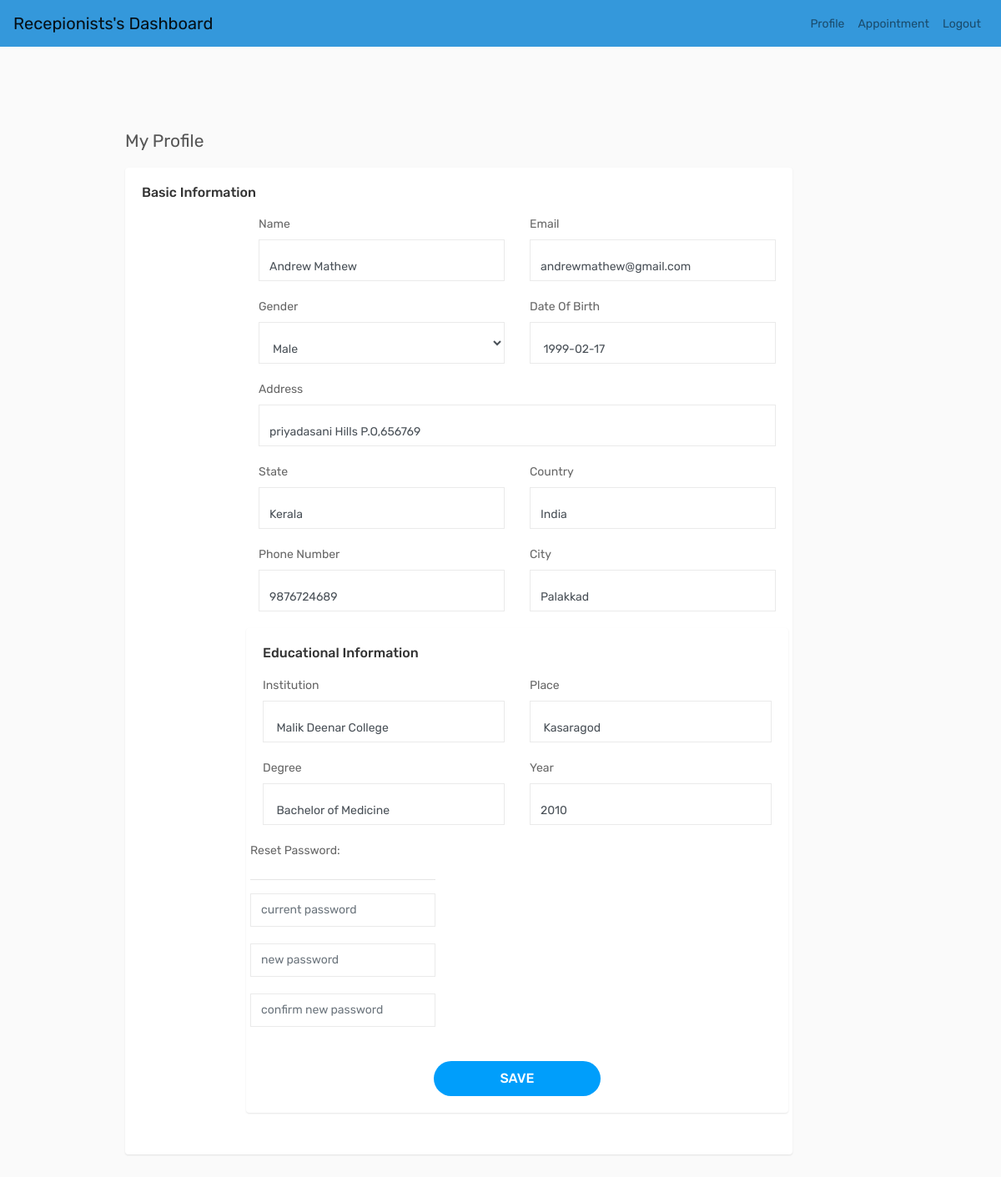
The page /rep_profile (signed in) on the database as committed earlier.
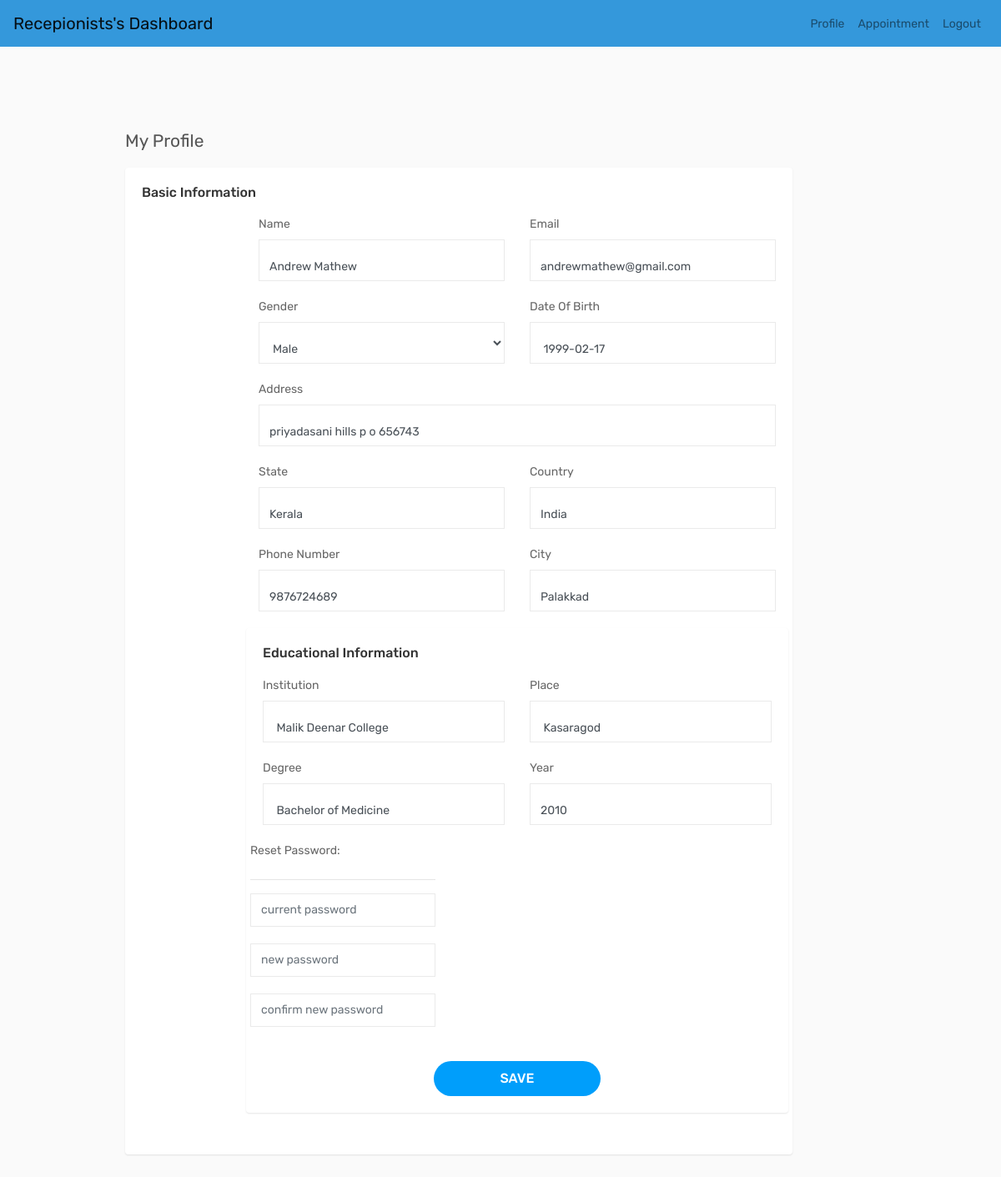
The same page on the database as committed later.
### eyeapp/models.py (models this page shows, shortened)
class Rep(models.Model):
    user = models.ForeignKey(CustomUser, on_delete=models.CASCADE, blank=True, null=True)
    Name = models.CharField(max_length=110)
    dob = models.CharField(max_length=50, blank=True, null=True)
    city = models.CharField(max_length=110,blank=True, null=True)
    address = models.CharField(max_length=50, blank=True, null=True)
    phn = models.IntegerField()
    gender = models.CharField(max_length=10, choices=[('Male', 'Male'), ('Female', 'Female'), ('Others', 'Others')], blank=True, null=True)
    state = models.CharField(max_length=100, null=True, blank=True)
    country = models.CharField(max_length=100, null=True, blank=True)
    institution = models.CharField(max_length=100, null=True, blank=True)
    subject = models.CharField(max_length=100, null=True, blank=True)
    degree = models.CharField(max_length=100, null=True, blank=True)
    year = models.CharField(max_length=100, null=True, blank=True)
    reset_password = models.CharField(max_length=128, null=True, blank=True)  # New field for reset password

### eyeapp/views.py (the view, shortened to what this page needs)
# urls.py: path('rep_profile',views.rep_profile,name="rep_profile"),
def rep_profile(request):
    user = request.user
    print(user)
    user_profile = Rep.objects.get(user=user)
    context = {
        'user': user,
        'user_profile': user_profile
    }
    return render(request, 'rep_profile.html', context)

### eyeapp/models.py (called while the page is built)
    def __str__(self):
        return self.email

### templates/rep_profile.html (shortened to what the changed rows need)
<!DOCTYPE html>
{% load static %}
<html lang="en">
<head>
    <link rel="stylesheet" type="text/css" href="{% static 'assets/css/bootstrap.min.css'%}">
    <link rel="stylesheet" type="text/css" href="{% static 'assets/css/font-awesome.min.css'%}">
    <link rel="stylesheet" type="text/css" href="{% static 'assets/css/style.css'%}">
</head>
<body style="background-image: url('https://t4.ftcdn.net/jpg/04/24/30/93/360_F_424309320_UkOxg2z3sq7yXwGnWCO6xBXkRI4byhnI.jpg'); background-size: cover; background-repeat: repeat;">
    <div class="main-wrapper" style="padding-right:200px;">
        <div class="page-wrapper">
            <div class="content">
                <form method="post" enctype="multipart/form-data">
                    <div class="card-box">
                        <div class="row">
                            <div class="col-md-12">
                                <div class="profile-basic">
                                    <div class="row">
                                        <div class="col-md-6">
                                            <div class="form-group form-focus">
                                                <input type="text" class="form-control floating"
                                                    value="{{ user_profile.Name }}" name="Name">
                                            </div>
                                        </div>
                                        <div class="col-md-6">
                                            <div class="form-group form-focus select-focus">
                                                <select class="select form-control floating" name="gender">
                                                    <option value="Male" {% if user_profile.gender == 'Male' %}
                                                        selected {% endif %}>Male</option>
                                                </select>
                                            </div>
                                        </div>
                                        <div class="col-md-6">
                                            <div class="form-group form-focus">
                                                <input type="text" class="form-control floating"
                                                    value="{{ user_profile.dob }}" name="dob">
                                            </div>
                                        </div>
                                        <div class="col-md-12">
                                            <div class="form-group form-focus">
                                                <input type="text" class="form-control floating"
                                                    value="{{ user_profile.address }}" name="address">
                                            </div>
                                        </div>
                                        <div class="col-md-6">
                                            <div class="form-group form-focus">
                                                <input type="text" class="form-control floating"
                                                    value="{{ user_profile.state }}" name="state">
                                            </div>
                                        </div>
                                        <div class="col-md-6">
                                            <div class="form-group form-focus">
                                                <input type="text" class="form-control floating"
                                                    value="{{ user_profile.country }}" name="country">
                                            </div>
                                        </div>
                                        <div class="col-md-6">
                                            <div class="form-group form-focus">
                                                <input type="text" class="form-control floating"
                                                    value="{{ user_profile.phn }}" name="phn">
                                            </div>
                                        </div>
                                        <div class="col-md-6">
                                            <div class="form-group form-focus">
                                                <input type="text" class="form-control floating"
                                                    value="{{ user_profile.city }}" name="city">
                                            </div>
                                        </div>
                                        <div class="card-box">
                                            <div class="row">
                                        <div class="col-md-6">
                                            <div class="form-group form-focus">
                                                <input type="text" class="form-control floating"
                                                    value="{{ user_profile.institution }}" name="institution">
                                            </div>
                                        </div>
                                        <div class="col-md-6">
                                            <div class="form-group form-focus">
                                                <input type="text" class="form-control floating"
                                                    value="{{ user_profile.subject }}" name="subject">
                                            </div>
                                        </div>
                                        <div class="col-md-6">
                                            <div class="form-group form-focus">
                                                <input type="text" class="form-control floating"
                                                    value="{{ user_profile.degree }}" name="degree">
                                            </div>
                                        </div>
                                        <div class="col-md-6">
                                            <div class="form-group form-focus">
                                                <input type="text" class="form-control floating"
                                                    value="{{ user_profile.year }}" name="year">
                                            </div>
                                        </div>
                                    </div>
                                </div>
                </form>
                            </div>
                            </div>
                        </div>
</body>
</html>

Rows that differ between the two databases and show on the page:
changed Rep "Andrew Mathew": address "priyadasani Hills P.O,656769" → "priyadasani hills p o 656743"
